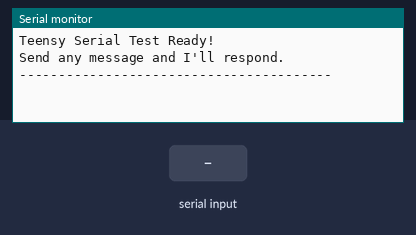
Recording of a sketch running on a simulated Arduino Uno, built with avr-gcc and run on an emulated ATmega328P. Parts: the last lines printed to the serial monitor. Inputs (shaded band) come from the test bench.

Above: at 2.2 s.
2.3 s: "ping\n" received over Serial
At 3.5 s:
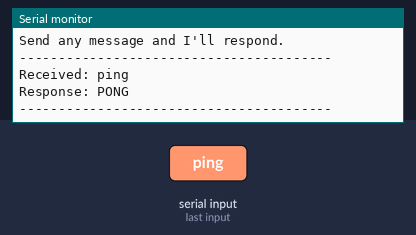
3.8 s: byte 10 ('\n') received over Serial
At 4.9 s:
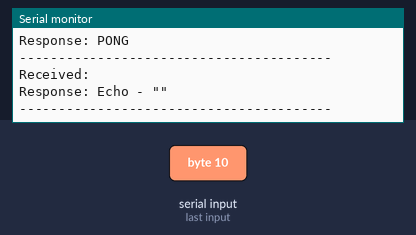
5.3 s: "status\n" received over Serial
At 6.1 s:
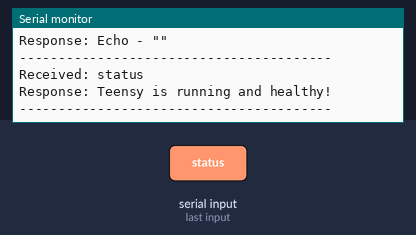
6.8 s: "help\n" received over Serial
At 7.6 s:
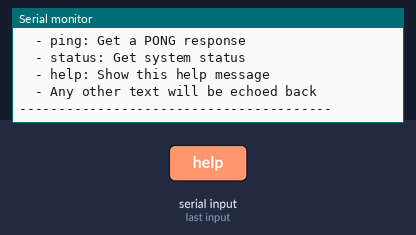

The sketch:

serialtesting.ino
```cpp
#include <Arduino.h>
/*
 * Teensy to Raspberry Pi 5 USB Serial Communication Test
 *
 * This code communicates with a Raspberry Pi 5 over USB serial
 * Connect Teensy to Pi5 via USB cable
 *
 * On Pi5, the Teensy will appear as /dev/ttyACM0 (or similar)
 *
 * Setup on Pi:
 *   sudo chmod 666 /dev/ttyACM0  (grant permissions)
 *
 * Test with:
 *   screen /dev/ttyACM0 115200
 *   or
 *   minicom -D /dev/ttyACM0 -b 115200
 *
 * Python example:
 *   import serial
 *   ser = serial.Serial('/dev/ttyACM0', 115200)
 *   ser.write(b'ping\n')
 *   print(ser.readline())
 */

// Buffer to store incoming serial data
String inputString = "";
boolean stringComplete = false;

void setup() {
  // Initialize USB serial for Pi communication at 115200 baud
  Serial.begin(115200);

  // Wait a moment for serial connection to establish
  delay(1000);

  // Send startup message to Pi
  Serial.println("Teensy Serial Test Ready!");
  Serial.println("Send any message and I'll respond.");
  Serial.println("----------------------------------------");

  // Reserve 200 bytes for the input string
  inputString.reserve(200);
}

void loop() {
  // Check if data is available from Pi over USB serial
  while (Serial.available() > 0) {
    // Read the incoming byte
    char inChar = (char)Serial.read();

    // Add it to the inputString
    inputString += inChar;

    // If the incoming character is a newline, set flag
    if (inChar == '\n') {
      stringComplete = true;
    }
  }

  // If a complete string has been received
  if (stringComplete) {
    // Echo back to Pi what was received
    Serial.print("Received: ");
    Serial.print(inputString);

    // Trim whitespace and check for specific commands
    inputString.trim();

    if (inputString.equalsIgnoreCase("ping")) {
      Serial.println("Response: PONG");
    }
    else if (inputString.equalsIgnoreCase("status")) {
      Serial.println("Response: Teensy is running and healthy!");
    }
    else if (inputString.equalsIgnoreCase("help")) {
      Serial.println("Response: Available commands:");
      Serial.println("  - ping: Get a PONG response");
      Serial.println("  - status: Get system status");
      Serial.println("  - help: Show this help message");
      Serial.println("  - Any other text will be echoed back");
    }
    else {
      Serial.print("Response: Echo - \"");
      Serial.print(inputString);
      Serial.println("\"");
    }

    Serial.println("----------------------------------------");

    // Clear the string for next input
    inputString = "";
    stringComplete = false;
  }
}
```

Measured:
- after the input at 2.3 s, the serial monitor: prints a new line at once (image 1)
- after the input at 3.8 s, the serial monitor: prints a new line at once (image 2)
- after the input at 5.3 s, the serial monitor: prints a new line at once (image 3)
- after the input at 6.8 s, the serial monitor: prints a new line at once (image 4)
